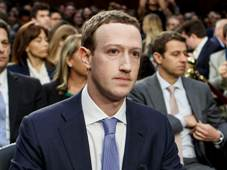
#> input picture input/test.jpg, 227 x 170 px
$ python edge_detect.py
#> lines starting #> are read from the running program, lines starting #| are printed output that depends on the picture
import numpy as np
import cv2
import pyvirtualcam

# Gets coordinates of white pixels given an opencv image
def getCoords(img):
    return np.flip(np.column_stack(np.where(img == [255])), axis=1)

# Gets image and runs canny edge detection
image = cv2.imread('input/test.jpg', cv2.IMREAD_GRAYSCALE)
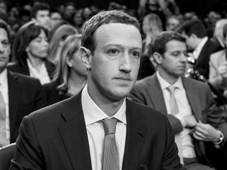
#> image: shape (170, 227); min 0, max 255, mean 85.2
edges = cv2.Canny(image, 250, 300)
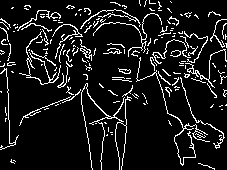
#> edges: shape (170, 227); 10% white in thin lines or dots

# Prints coordinates of white pixels
coord = getCoords(edges)
#> coord = 3842 pairs, first value 0 to 226, second value 0 to 169
print(coord)
#> (printed output is left out)

with open("drawing.js", 'a') as file:
    file.write("let drawing = [\n")
    for c in coord:
        file.write("{" + "x: " + str(c[0] - 113.5) +", y: " + str(c[1] - 85) + "},\n")
#> this loop made 3842 passes
#> c on passes 1 to 3: [139, 0], [146, 0], [149, 0]
    file.write("];")

# Display filtered image
cv2.imshow('image', edges)
cv2.waitKey(0)
cv2.destroyAllWindows()
